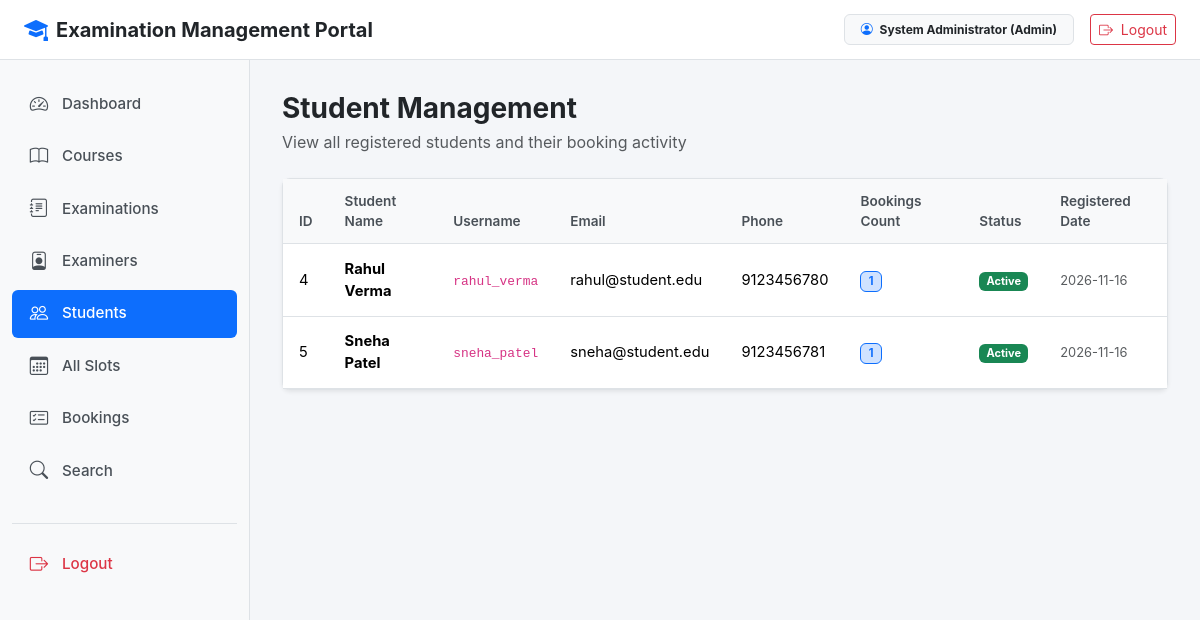
The page /admin/students (signed in) on the database its author committed.
### models.py (models this page shows, shortened)
class User(db.Model, UserMixin):
    id = db.Column(db.Integer, primary_key=True)
    username = db.Column(db.String(80), unique=True, nullable=False)
    email = db.Column(db.String(120), unique=True, nullable=False)
    password_hash = db.Column(db.String(255), nullable=False)
    name = db.Column(db.String(100), nullable=False)
    phone = db.Column(db.String(20))
    department = db.Column(db.String(100))
    role = db.Column(db.String(20), nullable=False, default='student')
    status = db.Column(db.String(20), nullable=False, default='active')
    created_at = db.Column(db.DateTime, default=datetime.utcnow)
    @property
    def is_active(self):
        return self.status not in ['deactivated', 'rejected']
    @property
    def is_admin(self):
        return self.role == 'admin'

### admin.py (the view)
@app.route('/admin/students')
@admin_required
def admin_students():
    students = User.query.filter_by(role='student').order_by(User.name.asc()).all()
    return render_template('admin/students.html', students=students)

### admin.py (called while the page is built)
def admin_required(function):
    @wraps(function)
    def wrapper(*args, **kwargs):
        if not current_user.is_authenticated:
            return redirect(url_for('login'))
        if not current_user.is_admin:
            flash('Admin access required.', 'danger')
            return redirect(url_for('index'))
        if current_user.status != 'active':
            logout_user()
            flash('Access denied. Account is inactive.', 'danger')
            return redirect(url_for('login'))
        return function(*args, **kwargs)
    return wrapper

### app.py (called while the page is built)
@login_manager.user_loader
def load_user(user_id):
    try:
        user = db.session.get(User, int(user_id))
        if user and user.status in ['deactivated', 'rejected']:
            return None
        return user
    except (ValueError, TypeError):
        return None

### templates/admin/students.html (shortened to what this page needs)
{% extends "base.html" %}
{% block content %}
<div class="d-flex justify-content-between align-items-center mb-4">
    <div>
        <h3 class="fw-bold mb-1">Student Management</h3>
        <p class="text-muted mb-0">View all registered students and their booking activity</p>
    </div>
</div>
<div class="card shadow-sm">
    <div class="card-body p-0">
        <div class="table-responsive">
            <table class="table table-hover mb-0">
                <thead>
                    <tr>
                        <th>ID</th>
                        <th>Student Name</th>
                        <th>Username</th>
                        <th>Email</th>
                        <th>Phone</th>
                        <th>Bookings Count</th>
                        <th>Status</th>
                        <th>Registered Date</th>
                    </tr>
                </thead>
                <tbody>
                    {% if students %}
                        {% for s in students %}
                        <tr>
                            <td>{{ s.id }}</td>
                            <td class="fw-bold">{{ s.name }}</td>
                            <td><code>{{ s.username }}</code></td>
                            <td>{{ s.email }}</td>
                            <td>{{ s.phone or 'Not provided' }}</td>
                            <td>
                                <span class="badge bg-primary-subtle text-primary border border-primary">
                                    {{ s.student_bookings|length }}
                                </span>
                            </td>
                            <td>
                                {% if s.status == 'active' %}
                                <span class="badge bg-success">Active</span>
                                {% else %}
                                <span class="badge bg-secondary">{{ s.status|capitalize }}</span>
                                {% endif %}
                            </td>
                            <td><small class="text-muted">{{ s.created_at.strftime('%Y-%m-%d') }}</small></td>
                        </tr>
                        {% endfor %}
                    {% else %}
                        <tr>
                            <td colspan="8" class="text-center py-4 text-muted">No registered students found.</td>
                        </tr>
                    {% endif %}
                </tbody>
            </table>
        </div>
    </div>
</div>
{% endblock %}

### templates/base.html (shortened to what this page needs)
<!DOCTYPE html>
<html lang="en">
<head>
    <link href="https://cdn.jsdelivr.net/npm/bootstrap@5.3.2/dist/css/bootstrap.min.css" rel="stylesheet">
    <link href="https://cdn.jsdelivr.net/npm/bootstrap-icons@1.11.1/font/bootstrap-icons.css" rel="stylesheet">
</head>
<body>
    <nav class="top-navbar">
        <div class="d-flex align-items-center">
            <a href="{{ url_for('index') }}" class="text-decoration-none text-dark d-flex align-items-center gap-2">
                <i class="bi bi-mortarboard-fill text-primary fs-4"></i>
                <span class="fw-bold fs-5">Examination Management Portal</span>
            </a>
        </div>
        <div class="d-flex align-items-center gap-3">
            {% if current_user.is_authenticated %}
            <span class="badge bg-light text-dark border px-3 py-2">
                <i class="bi bi-person-circle me-1 text-primary"></i>
                {{ current_user.name }} ({{ current_user.role|capitalize }})
            </span>
            <a href="{{ url_for('logout') }}" class="btn btn-outline-danger btn-sm">
                <i class="bi bi-box-arrow-right me-1"></i> Logout
            </a>
            {% else %}
            <a href="{{ url_for('login') }}" class="btn btn-outline-primary btn-sm px-3">Login</a>
            <a href="{{ url_for('register') }}" class="btn btn-primary btn-sm px-3">Register</a>
            {% endif %}
        </div>
    </nav>
    {% if current_user.is_authenticated %}
    <div class="sidebar">
        <ul class="nav flex-column">
            {% if current_user.is_admin %}
            <li class="nav-item">
                <a class="nav-link {% if request.endpoint == 'admin_dashboard' %}active{% endif %}" href="{{ url_for('admin_dashboard') }}">
                    <i class="bi bi-speedometer2"></i> Dashboard
                </a>
            </li>
            <li class="nav-item">
                <a class="nav-link {% if request.endpoint in ['admin_courses', 'new_course', 'edit_course'] %}active{% endif %}" href="{{ url_for('admin_courses') }}">
                    <i class="bi bi-book"></i> Courses
                </a>
            </li>
            <li class="nav-item">
                <a class="nav-link {% if request.endpoint in ['admin_examinations', 'new_examination', 'edit_examination', 'admin_rubrics', 'new_rubric', 'edit_rubric'] %}active{% endif %}" href="{{ url_for('admin_examinations') }}">
                    <i class="bi bi-journal-text"></i> Examinations
                </a>
            </li>
            <li class="nav-item">
                <a class="nav-link {% if request.endpoint == 'admin_examiners' %}active{% endif %}" href="{{ url_for('admin_examiners') }}">
                    <i class="bi bi-person-badge"></i> Examiners
                </a>
            </li>
            <li class="nav-item">
                <a class="nav-link {% if request.endpoint == 'admin_students' %}active{% endif %}" href="{{ url_for('admin_students') }}">
                    <i class="bi bi-people"></i> Students
                </a>
            </li>
            <li class="nav-item">
                <a class="nav-link {% if request.endpoint in ['admin_slots', 'change_slot_examiner'] %}active{% endif %}" href="{{ url_for('admin_slots') }}">
                    <i class="bi bi-calendar3"></i> All Slots
                </a>
            </li>
            <li class="nav-item">
                <a class="nav-link {% if request.endpoint in ['admin_bookings', 'reschedule_booking'] %}active{% endif %}" href="{{ url_for('admin_bookings') }}">
                    <i class="bi bi-card-checklist"></i> Bookings
                </a>
            </li>
            <li class="nav-item">
                <a class="nav-link {% if request.endpoint == 'admin_search' %}active{% endif %}" href="{{ url_for('admin_search') }}">
                    <i class="bi bi-search"></i> Search
                </a>
            </li>
            {% endif %}
            <li class="nav-item mt-4 pt-3 border-top">
                <a class="nav-link text-danger" href="{{ url_for('logout') }}">
                    <i class="bi bi-box-arrow-right"></i> Logout
                </a>
            </li>
        </ul>
    </div>
    <main class="main-wrapper">
        {% block content %}{% endblock %}
    </main>
    {% endif %}
</body>
</html>

### templates/base.html (style rules this page uses)
:root { --primary-color: #0d6efd; --sidebar-width: 250px; --sidebar-bg: #f8f9fa; --border-color: #dee2e6; }
body { font-family: -apple-system, BlinkMacSystemFont, "Segoe UI", Roboto, "Helvetica Neue", Arial, sans-serif; background-color: #f4f6f9; color: #212529; margin: 0; padding: 0; }
.top-navbar { height: 60px; background-color: #ffffff; border-bottom: 1px solid var(--border-color); position: fixed; top: 0; left: 0; right: 0; z-index: 1030; display: flex; align-items: center; justify-content: space-between; padding: 0 1.5rem; }
.sidebar { width: var(--sidebar-width); background-color: var(--sidebar-bg); border-right: 1px solid var(--border-color); position: fixed; top: 60px; bottom: 0; left: 0; z-index: 1020; padding: 1.25rem 0.75rem; overflow-y: auto; }
.sidebar .nav-link { display: flex; align-items: center; padding: 0.65rem 1rem; color: #495057; border-radius: 6px; font-weight: 500; font-size: 0.95rem; margin-bottom: 0.25rem; text-decoration: none; }
.sidebar .nav-link i { font-size: 1.15rem; margin-right: 0.75rem; width: 22px; text-align: center; }
.sidebar .nav-link.active { color: #ffffff; background-color: var(--primary-color); }
.main-wrapper { margin-top: 60px; margin-left: var(--sidebar-width); padding: 2rem; min-height: calc(100vh - 60px); }
.card { border: 1px solid var(--border-color); border-radius: 8px; box-shadow: 0 1px 3px rgba(0, 0, 0, 0.05); background-color: #ffffff; }
.table { vertical-align: middle; }
.table thead th { background-color: #f8f9fa; color: #495057; font-size: 0.85rem; font-weight: 600; border-bottom: 1px solid var(--border-color); padding: 0.75rem 1rem; }
.table tbody td { padding: 0.85rem 1rem; border-bottom: 1px solid var(--border-color); font-size: 0.92rem; }

### rows shown on the page
User: name "System Administrator", role "Admin"
User: id "4", name "Rahul Verma", username "rahul_verma", email "rahul@student.edu", phone "9123456780", student_bookings|length "1", status "Active", created_at "2026-11-16"
User: id "5", name "Sneha Patel", username "sneha_patel", email "sneha@student.edu", phone "9123456781", student_bookings|length "1", status "Active", created_at "2026-11-16"
